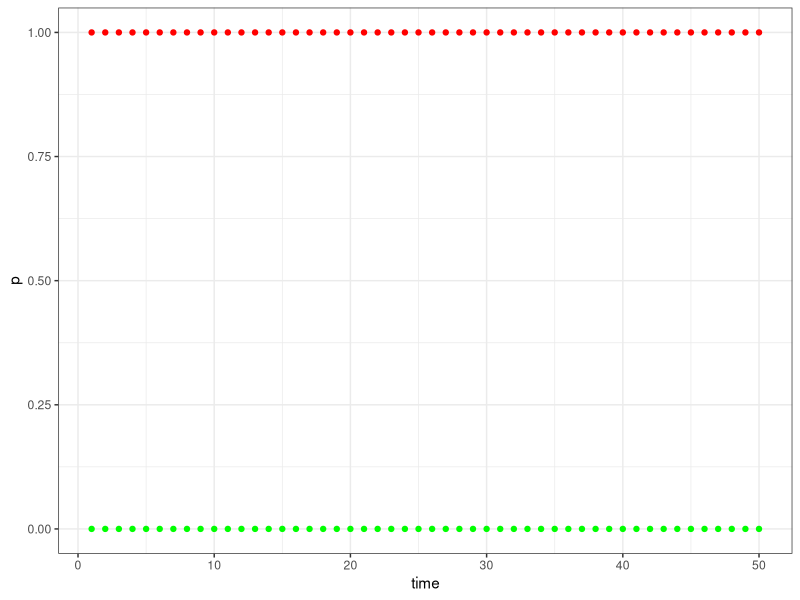
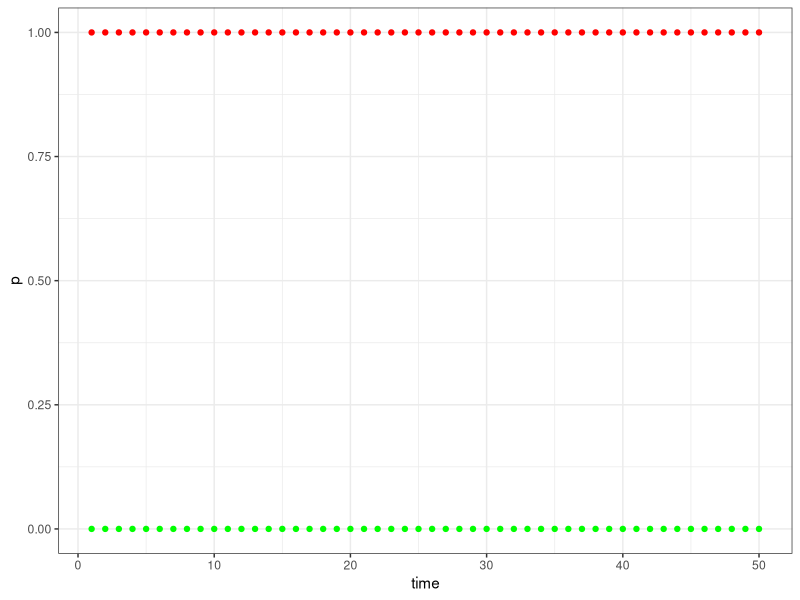
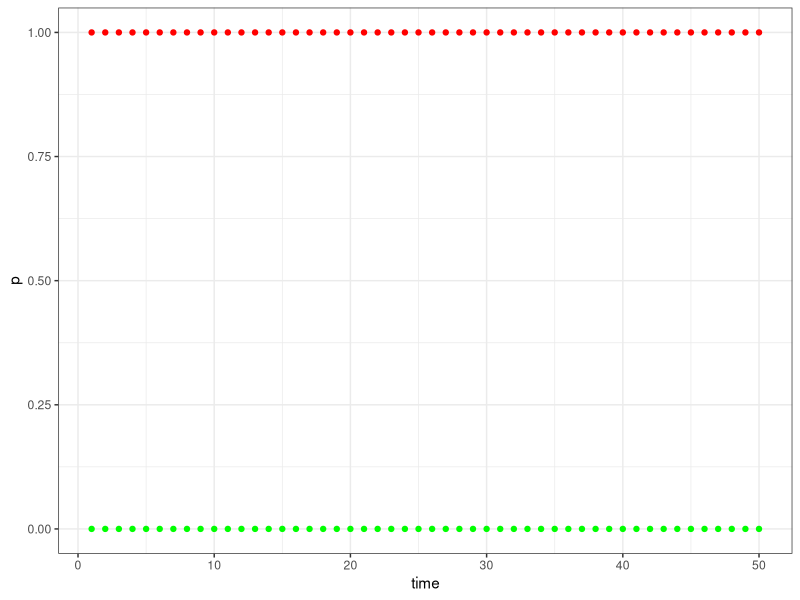
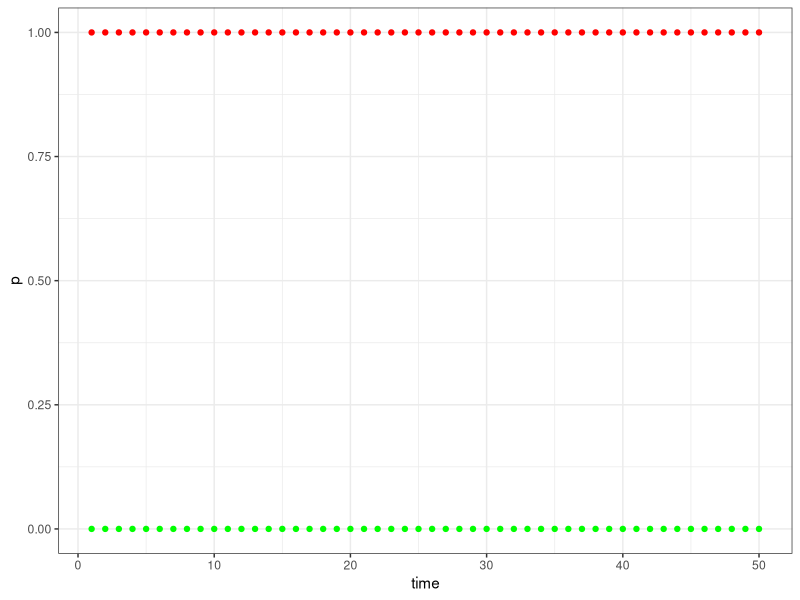
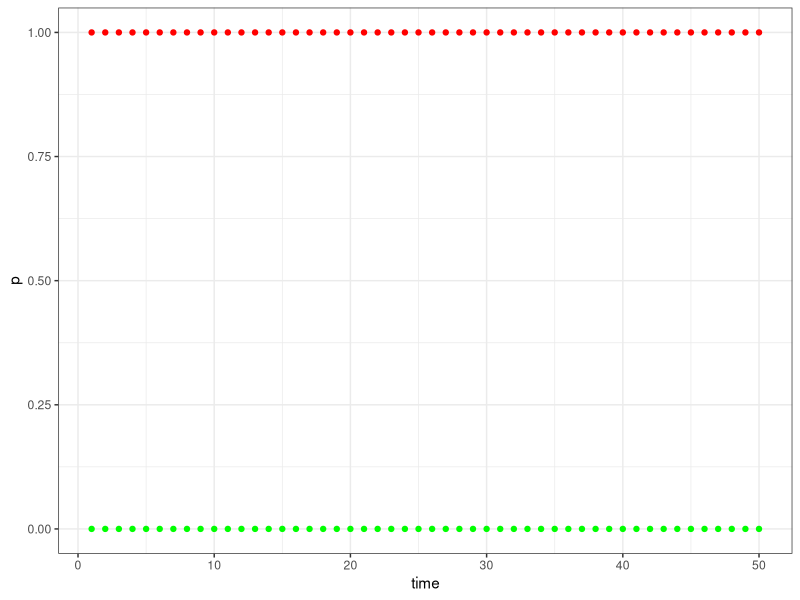
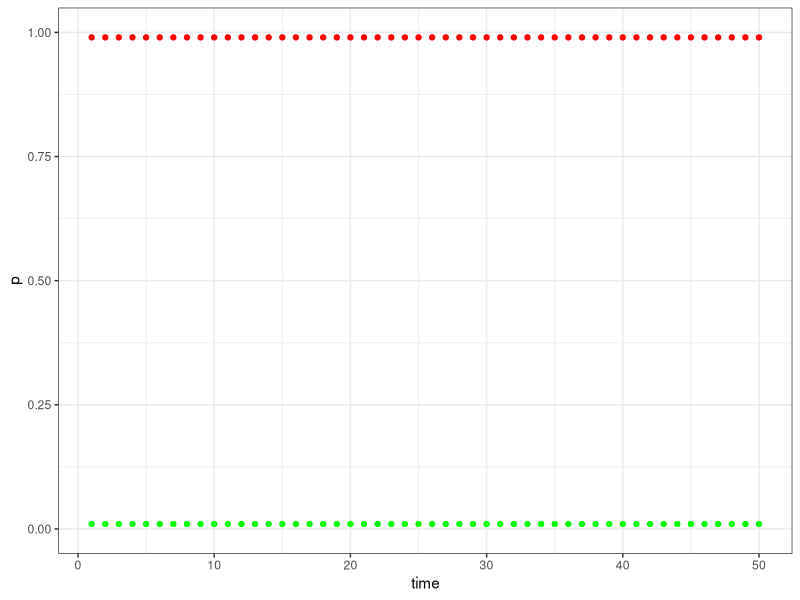
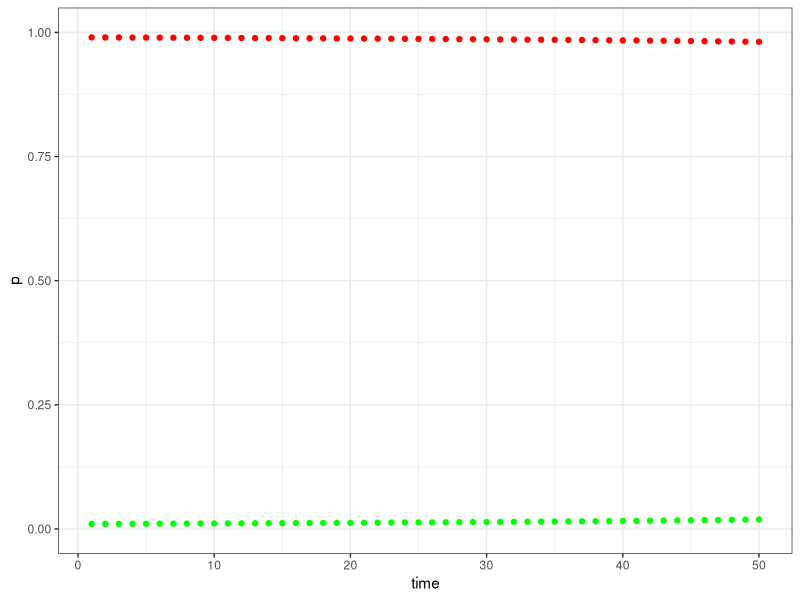
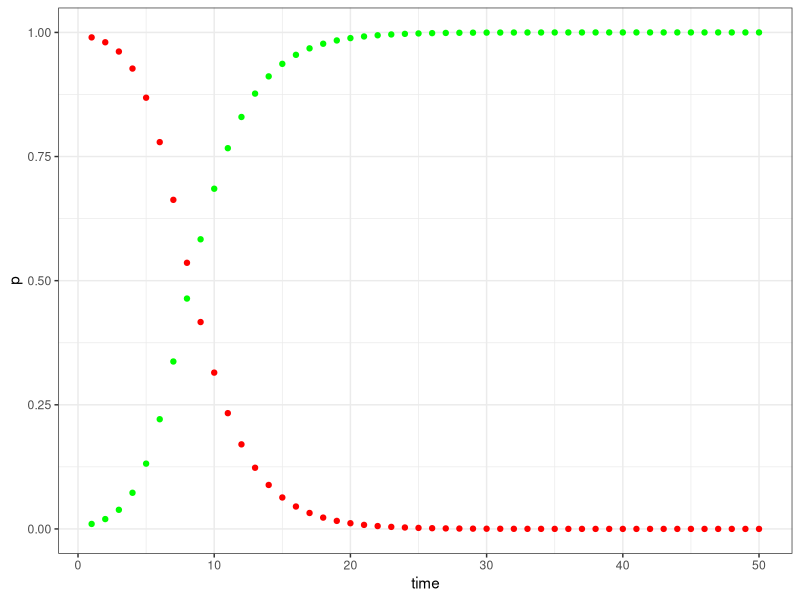

The R script that drew these images, in order: (Note: this script raises an error after producing the figures.)
#Kaylee Rosenberger
#11/23/2022

#Modeling diploid selection 
#This script solves equations for one-locus diploid selection for varying initial proportions
#to determine at which proportions an allele representing resistance can become fixed in a 
#population

#Loading packages
library(ggplot2)

#######################################################################################
#Defining a function to solve the equation: 
diploid_selection = function(generations, p, q, fitness) {
    with(as.list(fitness), {
        for (t in 1:(generations - 1)){
            W = (p[t])^2*W_AA + 2*p[t]*q[t]*W_Aa + (q[t])^2*W_aa
            p[t+1] = (p[t])^2*(W_AA/W) + p[t]*q[t]*(W_Aa/W)
            q[t+1] = 1-p[t]
        }
        list(p)
    })
}

#######################################################################################
#Defining initial conditions, constants, and generations to simulate
#Defining many values to iterate over a lot of scenarios 
generations = 50
p_0 = seq(0, 0.5, 0.01)
q_0 = 1 - p_0
#Relative fitness 
W_AA = c(rep(0.1, 4), 0.2)
W_Aa = c(0.1, rep(0.05, 4))
W_aa = c(0.1, 0.05, 0.025, 0.01, 0.01)

#Container to store solutions in 
solutions = list()

#######################################################################################
#Iterating over scenarios and calculating solutions: 
ctr = 1
for(i in 1:length(p_0)) {
    for(j in 1:length(W_AA)) {
        fitness = list(W_AA = W_AA[j], W_Aa = W_Aa[j], W_aa = W_aa[j])
        solutions[[ctr]] = diploid_selection(generations, p_0[i], q_0[i], fitness)
        ctr = ctr + 1
    }
}

########################################################################################
#Plotting allele frequency dynamics for each scenario
for(i in 1:length(solutions)) {
    #Get data in format for plotting
    df = matrix(nrow = generations, ncol = 3)
    df[,1] = seq(1,generations,1)
    df[,2] = unlist(solutions[[i]])
    df[,3] = 1 - df[,2]
    colnames(df) = c("time", "p", "q")
    df = as.data.frame(df)
    
    #Plotting solution, saving plot as .pdf file 
    png(file=paste("Calculating Biological Quantities/course_project/figures/scenario", i, ".png", sep=""))
    print(ggplot(df, aes(x=time)) +
        geom_point(aes(y=p), color = 'green') +
        geom_point(aes(y=q), color = 'red') +
        ylim(0, 1) +
        theme_bw())
    dev.off()
}
